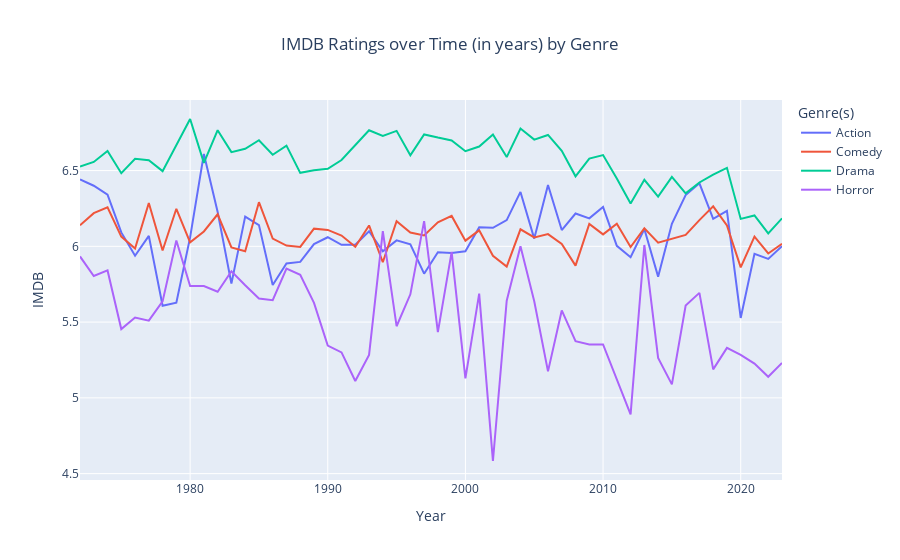

Write notebook code for a chart like this one.
### Markdown cell above
#### Step 8) Plot movie ratings (by genre) per metric per year.

### Code cell
# Plot IMDB movie ratings by genre per year.

fig1 = px.line(
    df_groupby_genres2,
    x = 'Year',
    y = 'IMDB',
    color = 'Genre(s)',
    title='IMDB Ratings over Time (in years) by Genre',
    height = 500
)
fig1.update_layout(title_x = .5)
fig1.show()

### Figure 1 — Plotly figure (JSON) as saved in the notebook; plotly's stock layout.template omitted (floating-point values rounded to 4 significant figures)
{"data": [{"hovertemplate": "Genre(s)=Action<br>Year=%{x}<br>IMDB=%{y}<extra></extra>", "legendgroup": "Action", "line": {"color": "#636efa", "dash": "solid"}, "marker": {"symbol": "circle"}, "mode": "lines", "name": "Action", "orientation": "v", "showlegend": true, "type": "scatter", "x": [1972, 1973, 1974, 1975, 1976, 1977, 1978, 1979, 1980, 1981, 1982, 1983, 1984, 1985, 1986, 1987, 1988, 1989, 1990, 1991, 1992, 1993, 1994, 1995, 1996, 1997, 1998, 1999, 2000, 2001, 2002, 2003, 2004, 2005, 2006, 2007, 2008, 2009, 2010, 2011, 2012, 2013, 2014, 2015, 2016, 2017, 2018, 2019, 2020, 2021, 2022, 2023], "xaxis": "x", "y": [6.441, 6.4, 6.341, 6.092, 5.938, 6.069, 5.608, 5.628, 6.059, 6.61, 6.226, 5.754, 6.196, 6.141, 5.745, 5.887, 5.897, 6.015, 6.06, 6.01, 6.011, 6.1, 5.967, 6.039, 6.014, 5.82, 5.96, 5.957, 5.967, 6.126, 6.122, 6.173, 6.359, 6.051, 6.404, 6.107, 6.217, 6.185, 6.26, 6.004, 5.928, 6.115, 5.8, 6.149, 6.338, 6.416, 6.182, 6.234, 5.527, 5.95, 5.917, 6.001], "yaxis": "y"}, {"hovertemplate": "Genre(s)=Comedy<br>Year=%{x}<br>IMDB=%{y}<extra></extra>", "legendgroup": "Comedy", "line": {"color": "#EF553B", "dash": "solid"}, "marker": {"symbol": "circle"}, "mode": "lines", "name": "Comedy", "orientation": "v", "showlegend": true, "type": "scatter", "x": [1972, 1973, 1974, 1975, 1976, 1977, 1978, 1979, 1980, 1981, 1982, 1983, 1984, 1985, 1986, 1987, 1988, 1989, 1990, 1991, 1992, 1993, 1994, 1995, 1996, 1997, 1998, 1999, 2000, 2001, 2002, 2003, 2004, 2005, 2006, 2007, 2008, 2009, 2010, 2011, 2012, 2013, 2014, 2015, 2016, 2017, 2018, 2019, 2020, 2021, 2022, 2023], "xaxis": "x", "y": [6.139, 6.219, 6.257, 6.065, 5.986, 6.286, 5.973, 6.248, 6.026, 6.098, 6.212, 5.993, 5.968, 6.292, 6.051, 6.005, 5.996, 6.117, 6.109, 6.071, 5.998, 6.138, 5.895, 6.166, 6.091, 6.071, 6.159, 6.201, 6.038, 6.106, 5.938, 5.866, 6.112, 6.059, 6.081, 6.016, 5.873, 6.147, 6.079, 6.15, 5.996, 6.119, 6.025, 6.051, 6.075, 6.173, 6.264, 6.138, 5.861, 6.065, 5.953, 6.017], "yaxis": "y"}, {"hovertemplate": "Genre(s)=Drama<br>Year=%{x}<br>IMDB=%{y}<extra></extra>", "legendgroup": "Drama", "line": {"color": "#00cc96", "dash": "solid"}, "marker": {"symbol": "circle"}, "mode": "lines", "name": "Drama", "orientation": "v", "showlegend": true, "type": "scatter", "x": [1972, 1973, 1974, 1975, 1976, 1977, 1978, 1979, 1980, 1981, 1982, 1983, 1984, 1985, 1986, 1987, 1988, 1989, 1990, 1991, 1992, 1993, 1994, 1995, 1996, 1997, 1998, 1999, 2000, 2001, 2002, 2003, 2004, 2005, 2006, 2007, 2008, 2009, 2010, 2011, 2012, 2013, 2014, 2015, 2016, 2017, 2018, 2019, 2020, 2021, 2022, 2023], "xaxis": "x", "y": [6.526, 6.557, 6.629, 6.483, 6.578, 6.569, 6.496, 6.665, 6.84, 6.551, 6.767, 6.622, 6.644, 6.7, 6.605, 6.665, 6.485, 6.502, 6.511, 6.57, 6.667, 6.766, 6.729, 6.762, 6.601, 6.738, 6.718, 6.699, 6.628, 6.659, 6.738, 6.589, 6.778, 6.704, 6.735, 6.63, 6.462, 6.579, 6.603, 6.448, 6.283, 6.439, 6.329, 6.458, 6.35, 6.421, 6.473, 6.518, 6.181, 6.204, 6.085, 6.185], "yaxis": "y"}, {"hovertemplate": "Genre(s)=Horror<br>Year=%{x}<br>IMDB=%{y}<extra></extra>", "legendgroup": "Horror", "line": {"color": "#ab63fa", "dash": "solid"}, "marker": {"symbol": "circle"}, "mode": "lines", "name": "Horror", "orientation": "v", "showlegend": true, "type": "scatter", "x": [1972, 1973, 1974, 1975, 1976, 1977, 1978, 1979, 1980, 1981, 1982, 1983, 1984, 1985, 1986, 1987, 1988, 1989, 1990, 1991, 1992, 1993, 1994, 1995, 1996, 1997, 1998, 1999, 2000, 2001, 2002, 2003, 2004, 2005, 2006, 2007, 2008, 2009, 2010, 2011, 2012, 2013, 2014, 2015, 2016, 2017, 2018, 2019, 2020, 2021, 2022, 2023], "xaxis": "x", "y": [5.933, 5.804, 5.841, 5.454, 5.53, 5.51, 5.636, 6.038, 5.738, 5.737, 5.7, 5.836, 5.743, 5.656, 5.644, 5.853, 5.812, 5.627, 5.345, 5.3, 5.111, 5.283, 6.1, 5.473, 5.683, 6.167, 5.433, 5.964, 5.129, 5.688, 4.583, 5.641, 6, 5.638, 5.175, 5.577, 5.374, 5.352, 5.352, 5.124, 4.891, 6.009, 5.264, 5.089, 5.609, 5.693, 5.188, 5.33, 5.284, 5.226, 5.139, 5.231], "yaxis": "y"}], "layout": {"autosize": true, "legend": {"title": {"text": "Genre(s)"}, "tracegroupgap": 0}, "title": {"text": "IMDB Ratings over Time (in years) by Genre", "x": 0.5}, "xaxis": {"anchor": "y", "autorange": true, "domain": [0, 1], "range": [1972, 2023], "title": {"text": "Year"}, "type": "linear"}, "yaxis": {"anchor": "x", "autorange": true, "domain": [0, 1], "range": [4.458, 6.966], "title": {"text": "IMDB"}, "type": "linear"}}}
